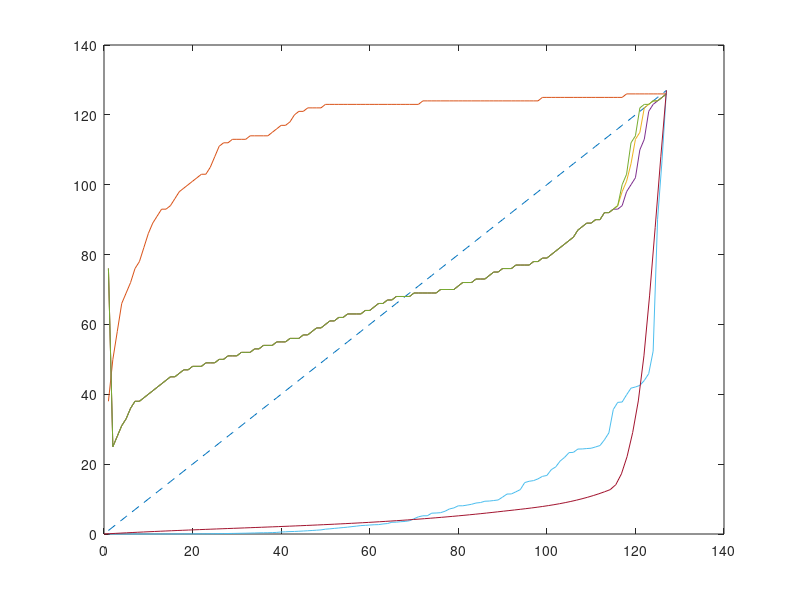

This chart was generated by the following MATLAB code:

% Calibrate Drumgizmo power map to match that of a Roland e-drum module.
% Below functions are taken from powermap.cc from the Drumgizmo project.
%
%
% ./drumgizmo/drumgizmo -p close=1,position=0,diverse=0,random=0 -i midifile -I file=~/Schreibtisch/drumgizmo_snaretest.mid,midimap=~/edrumulus/tools/PearlMMX/Midimap.xml -o jackaudio ~/edrumulus/tools/PearlMMX/PearlMMX.xml
%
% x_3:
% settings.powermap_fixed2_x = 0.93;//0.95;
% settings.powermap_fixed2_y = 0.2;//0.3;
%
% x_2:
% settings.powermap_fixed2_y = 0.2;//0.3;
%
% x_1:
% settings.powermap_fixed0_x = 0.7;
% settings.powermap_fixed0_y = 0.05;
% settings.powermap_fixed1_x = 0.9;
% settings.powermap_fixed1_y = 0.1;
% settings.powermap_fixed2_x = 0.95;
% settings.powermap_fixed2_y = 0.3;

function calibrate_drumgizmo_velocity
global fixed m shelf;

x_roland = 10 .^ ([-63.865,-60.767,-57.64,-54.051,-52.247,-50.309,-48.511,-47.082,-45.155,-44.032,-42.526,-41.212,-40.206,-39.063,-38.203,-37.13,-36.192,-35.283,-34.546,-34.391,-33.583,-33.247,-32.624,-31.948,-31.253,-30.618,-30.052,-29.457,-28.871,-28.357,-27.767,-27.362,-26.764,-26.314,-25.787,-25.548,-25.35,-24.951,-24.415,-23.437,-23.014,-22.608,-22.413,-22.067,-21.724,-21.35,-21.01,-20.646,-20.324,-19.628,-19.336,-18.978,-18.67,-18.381,-18.106,-17.776,-17.507,-17.22,-17.088,-16.943,-16.803,-16.746,-16.449,-16.278,-15.773,-15.74,-15.572,-15.475,-15.233,-14.631,-14.118,-13.867,-13.86,-13.283,-13.246,-13.18,-12.9,-12.484,-12.305,-11.967,-11.966,-11.857,-11.739,-11.558,-11.494,-11.315,-11.29,-11.223,-11.149,-10.798,-10.454,-10.442,-10.217,-10,-9.3581,-9.249,-9.1946,-9.0551,-8.8625,-8.7959,-8.3854,-8.2022,-7.8392,-7.6261,-7.3654,-7.3499,-7.178,-7.1732,-7.1526,-7.1369,-7.0715,-7.0023,-6.7295,-6.4215,-5.519,-5.2762,-5.2646,-5.0334,-4.8305,-4.7959,-4.7495,-4.6087,-4.4192,-3.8489,-1.4902,-0.75066,-0.00053016] / 10) * 127;
x_3      = [76,25,28,31,33,36,38,38,39,40,41,42,43,44,45,45,46,47,47,48,48,48,49,49,49,50,50,51,51,51,52,52,52,53,53,54,54,54,55,55,55,56,56,56,57,57,58,59,59,60,61,61,62,62,63,63,63,63,64,64,65,66,66,67,67,68,68,68,68,69,69,69,69,69,69,70,70,70,70,71,72,72,72,73,73,73,74,75,75,76,76,76,77,77,77,77,78,78,79,79,80,81,82,83,84,85,87,88,89,89,90,90,92,92,93,94,100,103,112,114,122,123,123,124,124,125,126];
x_2      = [76,25,28,31,33,36,38,38,39,40,41,42,43,44,45,45,46,47,47,48,48,48,49,49,49,50,50,51,51,51,52,52,52,53,53,54,54,54,55,55,55,56,56,56,57,57,58,59,59,60,61,61,62,62,63,63,63,63,64,64,65,66,66,67,67,68,68,68,68,69,69,69,69,69,69,70,70,70,70,71,72,72,72,73,73,73,74,75,75,76,76,76,77,77,77,77,78,78,79,79,80,81,82,83,84,85,87,88,89,89,90,90,92,92,93,93,94,98,100,102,110,113,121,123,124,125,126];
x_1      = [76,25,28,31,33,36,38,38,39,40,41,42,43,44,45,45,46,47,47,48,48,48,49,49,49,50,50,51,51,51,52,52,52,53,53,54,54,54,55,55,55,56,56,56,57,57,58,59,59,60,61,61,62,62,63,63,63,63,64,64,65,66,66,67,67,68,68,68,68,69,69,69,69,69,69,70,70,70,70,71,72,72,72,73,73,73,74,75,75,76,76,76,77,77,77,77,78,78,79,79,80,81,82,83,84,85,87,88,89,89,90,90,92,92,93,94,98,101,106,113,115,122,123,124,124,125,126];
x_org    = [38,50,58,66,69,72,76,78,82,86,89,91,93,93,94,96,98,99,100,101,102,103,103,105,108,111,112,112,113,113,113,113,114,114,114,114,114,115,116,117,117,118,120,121,121,122,122,122,122,123,123,123,123,123,123,123,123,123,123,123,123,123,123,123,123,123,123,123,123,123,123,124,124,124,124,124,124,124,124,124,124,124,124,124,124,124,124,124,124,124,124,124,124,124,124,124,124,124,125,125,125,125,125,125,125,125,125,125,125,125,125,125,125,125,125,125,125,126,126,126,126,126,126,126,126,126,126];
close all; plot(1:127, '--'); hold on; plot(x_org); plot(x_1); plot(x_2); plot(x_3); plot(x_roland);


% TEST
shelf        = false;
fixed(1).in  = 0.7;
fixed(1).out = 0.05;
fixed(2).in  = 0.9;
fixed(2).out = 0.1;
fixed(3).in  = 0.95;
fixed(3).out = 0.3;
input_val    = 0:0.01:1;

if shelf
  X = [fixed(1).in, fixed(2).in, fixed(3).in];
	Y = [fixed(1).out, fixed(2).out, fixed(3).out];
else
  X = [0, fixed(1).in, fixed(2).in, fixed(3).in, 1];
  Y = [0, fixed(1).out, fixed(2).out, fixed(3).out, 1];
end

calcSlopes(X, Y);

for idx = 1:length(input_val)
  y(idx) = map(input_val(idx));
end
plot(input_val * 127, y * 127);

end


function out = map(in)
  global fixed m shelf;

  if in < fixed(1).in
    if shelf
      out = fixed(1).out;
    else
      out = computeValue(in, struct("in", 0, "out", 0), fixed(1), m(1), m(2));
    end
  elseif in < fixed(2).in
    out = computeValue(in, fixed(1), fixed(2), m(2), m(3));
  elseif in < fixed(3).in
    out = computeValue(in, fixed(2), fixed(3), m(3), m(4));
  else
    % in >= fixed[2].in
    if shelf
      out = fixed(3).out;
    else
      out = computeValue(in, fixed(3), struct("in", 1, "out", 1), m(4), m(5));
    end
  end
end


function y = computeValue(x, P0, P1, m0, m1)
  x0      = P0.in;
  x1      = P1.in;
  y0      = P0.out;
  y1      = P1.out;
  dx      = x1 - x0;
  x_prime = (x - x0) / dx;
  y       = h00(x_prime) * y0 + h10(x_prime) * dx * m0 + h01(x_prime) * y1 + h11(x_prime) * dx * m1;
end


function y = h00(x)
  x
  y = (1 + 2 * x) * power(1 - x, 2);
end

function y = h10(x)
  y =  x * power(1 - x, 2);
end

function y = h01(x)
  y = x * x * (3 - 2 * x);
end

function y = h11(x)
  y = x * x * (x - 1);
end


function calcSlopes(X, Y)
  global m;

  m = zeros(length(X), 1);
  d = zeros(length(X) - 1 ,1);
  h = zeros(length(X) - 1 ,1);

  for i = 1:length(d)
    h(i) = X(i + 1) - X(i);
    d(i) = (Y(i + 1) - Y(i)) / h(i);
  end

  m(1) = d(1); % m.front() = d.front();

  for i = 2:length(m) - 1
    m(i) = (d(i - 1) + d(i)) / 2;
  end

  m(length(m)) = d(length(d)); % m.back() = d.back();

  for i = 2:length(m) - 1
    min_d = 2 * min(d(i - 1), d(i));
    m(i)  = min(min_d, (h(i) * d(i - 1) + h(i - 1) * d(i)) / (h(i - 1) + h(i)));
  end
end


